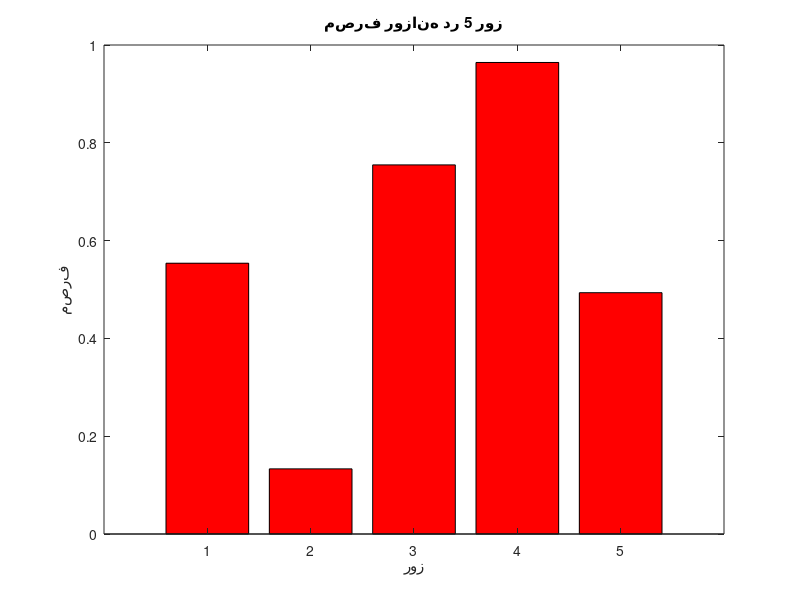
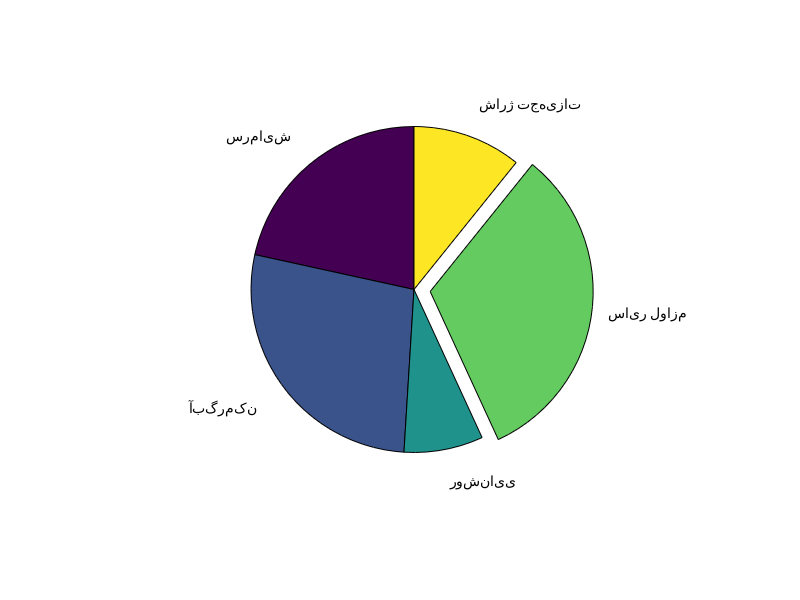

Write the MATLAB code that produced these figures, in order.
clear;
clc;
close all;

%الف

v = rand(1, 5);

figure(1);
bar(v, 'r');
title('مصرف روزانه در 5 روز');
xlabel('روز');
ylabel('مصرف');



%ب 


s = [22, 28, 8, 33, 11];
figure(2);
pie(s);
title('سهم مصرف برق');


%پ

labels = {'سرمایش', 'آبگرمکن', 'روشنایی', 'سایر لوازم', 'شارژ تجهیزات'};

s = [22, 28, 8, 33, 11];
explode= [0, 0, 0, 1, 0];
pie(s, explode, labels);
